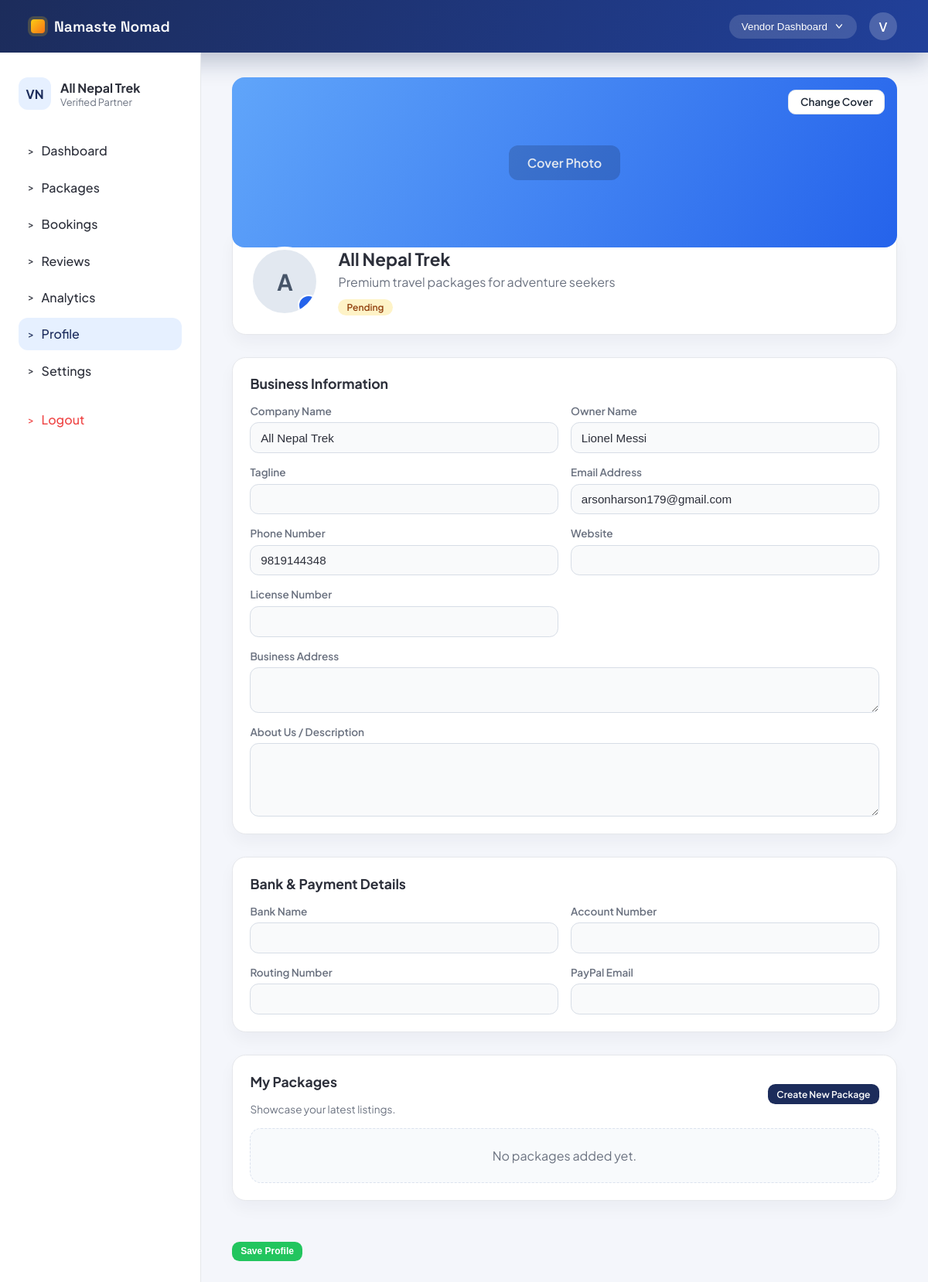
The page /accounts/vendor/profile/ (signed in) on the database as committed earlier.
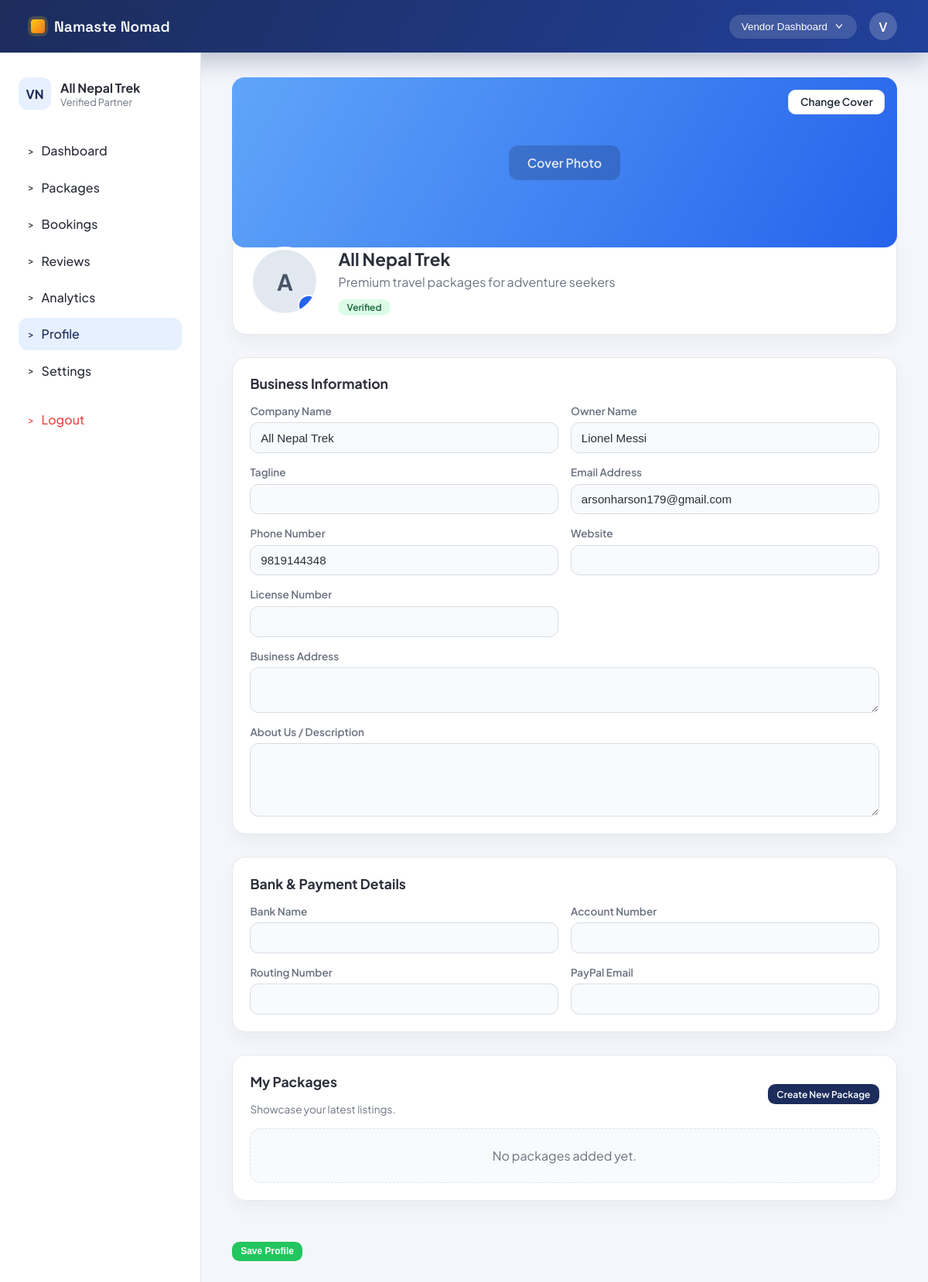
The same page on the database as committed later.
### accounts/views.py (the view)
# urls.py: path('vendor/profile/', views.vendor_profile, name='vendor_profile'),
@login_required(login_url='vendor_login')
def vendor_profile(request):
    if not _ensure_vendor_account(request):
        return redirect('vendor_login')
    vendor_profile = _get_vendor_profile(request.user)
    if vendor_profile is None:
        vendor_profile = VendorProfile.objects.create(
            user=request.user,
            business_name=request.user.get_full_name() or request.user.username,
            owner_name=request.user.get_full_name() or request.user.username,
        )
    if request.method == 'POST':
        form = VendorProfileForm(request.POST, request.FILES, instance=vendor_profile)
        email = (request.POST.get('email') or '').strip()
        phone = (request.POST.get('phone') or '').strip()
        if email and email != request.user.email:
            if User.objects.filter(email=email).exclude(id=request.user.id).exists():
                messages.error(request, 'Email is already in use.')
                return redirect('vendor_profile')
            request.user.email = email
            request.user.username = email
        request.user.phone = phone
        request.user.save()
        if form.is_valid():
            form.save()
            messages.success(request, 'Profile updated successfully.')
            return redirect('vendor_profile')
        messages.error(request, 'Please correct the errors below.')
    else:
        form = VendorProfileForm(instance=vendor_profile)
    packages = Package.objects.filter(vendor=request.user).prefetch_related('images').order_by('-created_at')[:6]
    return render(request, 'accounts/vendor_profile.html', {
        'vendor_profile': vendor_profile,
        'form': form,
        'packages': packages,
        'active_page': 'profile',
    })

### accounts/views.py (called while the page is built)
def _get_vendor_profile(user):
    try:
        return user.vendor_profile
    except VendorProfile.DoesNotExist:
        return None

def _ensure_vendor_account(request):
    if getattr(request.user, 'user_type', '') != 'vendor':
        messages.error(request, 'Vendor access only.')
        return False
    return True

### accounts/templates/accounts/vendor_profile.html (shortened to what the changed rows need)
{% extends "accounts/vendor_base.html" %}
{% block extra_css %}
<link rel="stylesheet" href="/static/css/vendor_profile.css">
{% endblock %}
{% block content %}
<form method="POST" enctype="multipart/form-data" class="vendor-profile-form">
    <section class="vendor-hero">
        <div class="vendor-summary card">
            <div class="vendor-summary-text">
                <h1>{{ vendor_profile.business_name|default:"Vendor Profile" }}</h1>
                <p>{{ vendor_profile.tagline|default:"Premium travel packages for adventure seekers" }}</p>
                <span class="status-pill {% if vendor_profile.is_approved %}approved{% else %}pending{% endif %}">
                    {% if vendor_profile.is_approved %}Verified{% else %}Pending{% endif %}
                </span>
            </div>
        </div>
    </section>
    <section class="card vendor-section">
        <h2>Business Information</h2>
    </section>
    <section class="card vendor-section">
        <h2>Bank &amp; Payment Details</h2>
    </section>
    <section class="card vendor-section">
        <div class="section-header-inline">
            <div>
                <h2>My Packages</h2>
            </div>
        </div>
    </section>
</form>
{% endblock %}

Rows that differ between the two databases and show on the page:
changed VendorProfile "All Nepal Trek": is_approved False → True (drawn)
Other text that changed with them:
text no longer shown: "Pending"
text now shown: "Verified"
